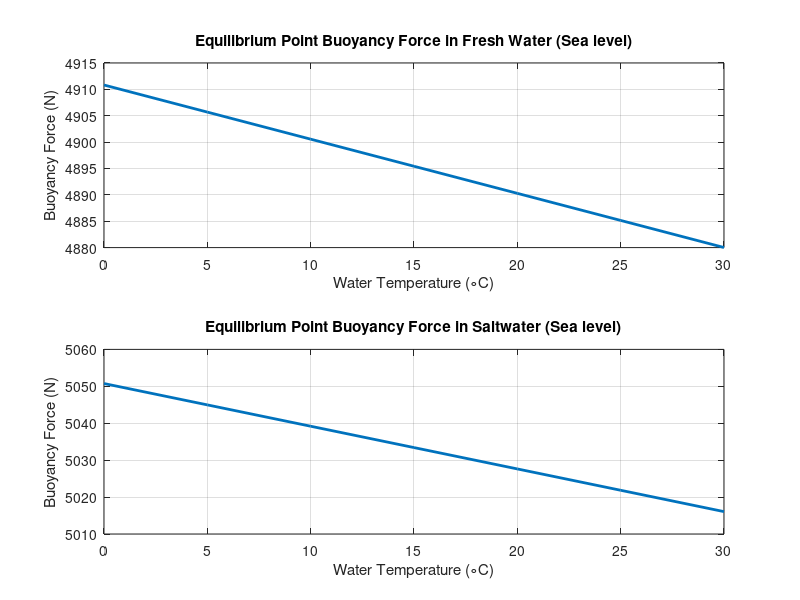

Recreate this plot in MATLAB.
% Constants
g = 9.81;              % Acceleration due to gravity (m/s²)
mass = 0.5;            % Assume a constant mass for the robot (kg)

% Density range for fresh water at different temperatures
temperature_range = 0:5:30; % Temperature in degrees Celsius
rho_freshwater = 997 * (1 - 0.00021 * (temperature_range - 20)); % Density of fresh water (kg/m³)

% Density range for saltwater at different temperatures
rho_saltwater = 1025 * (1 - 0.00023 * (temperature_range - 20)); % Density of saltwater (kg/m³)

% Buoyancy force calculation for fresh water and saltwater at different temperatures
buoyancy_freshwater = rho_freshwater * mass * g;
buoyancy_saltwater = rho_saltwater * mass * g;

% Plotting
figure;

% Plot for fresh water
subplot(2,1,1);
plot(temperature_range, buoyancy_freshwater, 'LineWidth', 2);
xlabel('Water Temperature (\circC)');
ylabel('Buoyancy Force (N)');
title('Equilibrium Point Buoyancy Force in Fresh Water (Sea level)');
grid on;

% Plot for saltwater
subplot(2,1,2);
plot(temperature_range, buoyancy_saltwater, 'LineWidth', 2);
xlabel('Water Temperature (\circC)');
ylabel('Buoyancy Force (N)');
title('Equilibrium Point Buoyancy Force in Saltwater (Sea level)');
grid on;
